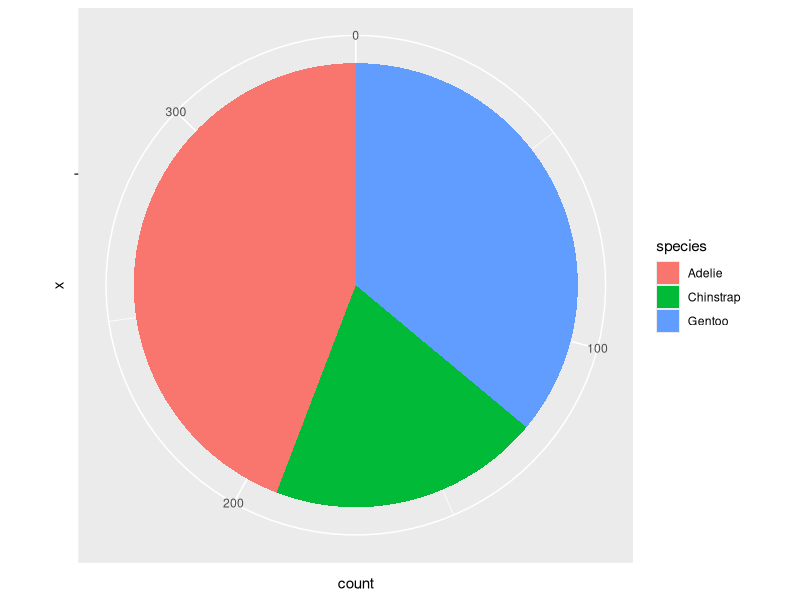

This figure's R source:

            library(ggplot2)
            library(palmerpenguins)
            built_answer <- tryCatch(
                {
                    set.seed(42)
                    ggplot(penguins, aes(x = "", fill = species)) + geom_bar() + coord_polar(theta = "y")
                    suppressWarnings(
                        if (!file.exists("/sandbox/figures/species_count_pie_coord_polar_answer.png")) {
                            ggsave(
                                width = 3,
                                height = 3,
                                "/sandbox/figures/species_count_pie_coord_polar_answer.png"
                            )
                        }
                    )
                    suppressWarnings(
                        ggplot_build(last_plot())
                    )
                },
                error = function(e) {
                    'ERROR'
                }
            )
            built_submission <- tryCatch(
                {
                    set.seed(42)
                    ggplot(penguins, aes(x = species, y = 1, fill = species)) +
  geom_bar() +
  coord_polar(theta = "y")
                    suppressWarnings(
                        ggsave(
                            width = 3,
                            height = 3,
                            "figures/species_count_pie_coord_polar_submission_ministral.png"
                        )
                    )
                    suppressWarnings(
                        ggplot_build(last_plot())
                    )
                },
                error = function(e) {
                    'ERROR'
                }
            )
            cat(isTRUE(all.equal(built_answer, built_submission)))
        
